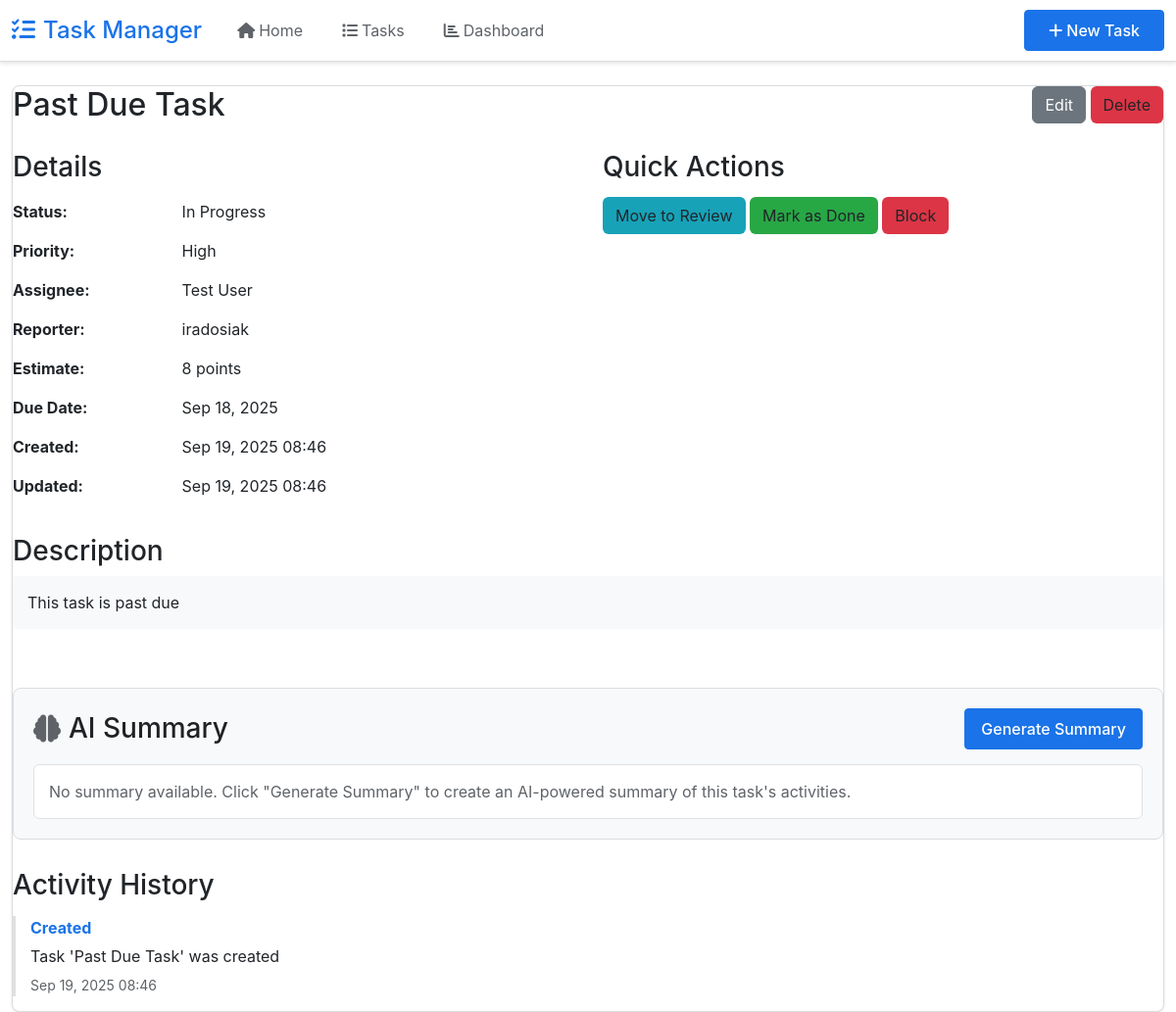
/tasks/16/, run on the app's committed database.
### tasks/models.py (models this page shows, shortened)
class Task(models.Model):
    STATUS_CHOICES = [
        ("todo", "To Do"),
        ("in_progress", "In Progress"),
        ("in_review", "In Review"),
        ("done", "Done"),
        ("blocked", "Blocked"),
    ]
    PRIORITY_CHOICES = [
        ("low", "Low"),
        ("medium", "Medium"),
        ("high", "High"),
        ("critical", "Critical"),
    ]
    title = models.CharField(max_length=200)
    description = models.TextField(blank=True)
    status = models.CharField(max_length=20, choices=STATUS_CHOICES, default="todo")
    priority = models.CharField(
        max_length=20, choices=PRIORITY_CHOICES, default="medium"
    )
    estimate = models.PositiveIntegerField(
        null=True, blank=True, help_text="Story points"
    )
    assignee = models.ForeignKey(
        User,
        on_delete=models.SET_NULL,
        null=True,
        blank=True,
        related_name="assigned_tasks",
    )
    reporter = models.ForeignKey(
        User, on_delete=models.CASCADE, related_name="reported_tasks"
    )
    created_at = models.DateTimeField(auto_now_add=True)
    updated_at = models.DateTimeField(auto_now=True)
    due_date = models.DateTimeField(null=True, blank=True)
    class Meta:
        ordering = ["-created_at"]

class TaskActivity(models.Model):
    ACTIVITY_TYPES = [
        ("created", "Created"),
        ("field_change", "Field Changed"),
        ("comment", "Comment Added"),
        ("deleted", "Deleted"),
    ]
    task = models.ForeignKey(Task, on_delete=models.CASCADE, related_name="activities")
    activity_type = models.CharField(max_length=20, choices=ACTIVITY_TYPES)
    description = models.TextField()
    user = models.ForeignKey(User, on_delete=models.SET_NULL, null=True, blank=True)
    timestamp = models.DateTimeField(auto_now_add=True)
    class Meta:
        ordering = ["-timestamp"]

### tasks/views.py (the view)
# urls.py: path("<int:pk>/", views.task_detail, name="task-detail"),
def task_detail(request, pk):
    task = get_object_or_404(Task.objects.prefetch_related("activities"), pk=pk)
    return render(request, "tasks/task_detail.html", {"task": task})

### templates/tasks/task_detail.html (shortened to what this page needs)
{% extends 'base.html' %}
{% block content %}
<div class="card">
    <div style="display: flex; justify-content: space-between; align-items: start; margin-bottom: 20px;">
        <h2>{{ task.title }}</h2>
        <div>
            <a href="{% url 'tasks:task-update' task.pk %}" class="btn btn-secondary">Edit</a>
            <a href="{% url 'tasks:task-delete' task.pk %}" class="btn" style="background: #dc3545;">Delete</a>
        </div>
    </div>
    <div style="display: grid; grid-template-columns: 1fr 1fr; gap: 30px; margin-bottom: 30px;">
        <div>
            <h3>Details</h3>
            <table style="width: 100%; border-collapse: collapse;">
                <tr><td style="padding: 8px 0; font-weight: bold; width: 30%;">Status:</td><td>{{ task.get_status_display }}</td></tr>
                <tr><td style="padding: 8px 0; font-weight: bold;">Priority:</td><td>{{ task.get_priority_display }}</td></tr>
                <tr><td style="padding: 8px 0; font-weight: bold;">Assignee:</td><td>{% if task.assignee %}{{ task.assignee.get_full_name|default:task.assignee.username }}{% else %}Unassigned{% endif %}</td></tr>
                <tr><td style="padding: 8px 0; font-weight: bold;">Reporter:</td><td>{{ task.reporter.get_full_name|default:task.reporter.username }}</td></tr>
                <tr><td style="padding: 8px 0; font-weight: bold;">Estimate:</td><td>{{ task.estimate|default:"Not set" }} points</td></tr>
                <tr><td style="padding: 8px 0; font-weight: bold;">Due Date:</td><td>{{ task.due_date|date:"M d, Y"|default:"Not set" }}</td></tr>
                <tr><td style="padding: 8px 0; font-weight: bold;">Created:</td><td>{{ task.created_at|date:"M d, Y H:i" }}</td></tr>
                <tr><td style="padding: 8px 0; font-weight: bold;">Updated:</td><td>{{ task.updated_at|date:"M d, Y H:i" }}</td></tr>
            </table>
        </div>
        <div>
            <h3>Quick Actions</h3>
            <form method="post" action="{% url 'tasks:task-quick-update' task.pk %}">
                {% if task.status == 'todo' %}
                    <button type="submit" name="status" value="in_progress" class="btn" style="background: #ffa500; margin: 5px 0;">Start Progress</button>
                {% elif task.status == 'in_progress' %}
                    <button type="submit" name="status" value="in_review" class="btn" style="background: #17a2b8; margin: 5px 0;">Move to Review</button>
                    <button type="submit" name="status" value="done" class="btn" style="background: #28a745; margin: 5px 0;">Mark as Done</button>
                    <button type="submit" name="status" value="blocked" class="btn" style="background: #dc3545; margin: 5px 0;">Block</button>
                {% elif task.status == 'in_review' %}
                    <button type="submit" name="status" value="done" class="btn" style="background: #28a745; margin: 5px 0;">Mark as Done</button>
                    <button type="submit" name="status" value="in_progress" class="btn" style="background: #ffa500; margin: 5px 0;">Back to Progress</button>
                {% elif task.status == 'blocked' %}
                    <button type="submit" name="status" value="in_progress" class="btn" style="background: #ffa500; margin: 5px 0;">Unblock</button>
                {% elif task.status == 'done' %}
                    <button type="submit" name="status" value="todo" class="btn btn-secondary" style="margin: 5px 0;">Reopen</button>
                {% endif %}
            </form>
        </div>
    </div>
    {% if task.description %}
    <div style="margin-bottom: 30px;">
        <h3>Description</h3>
        <div style="background: #f8f9fa; padding: 15px; border-radius: 4px; white-space: pre-wrap;">{{ task.description }}</div>
    </div>
    {% endif %}
    <div class="summary-section" style="margin: 30px 0; padding: 20px; background: #f8f9fa; border: 1px solid #dadce0; border-radius: 8px;">
        <div style="display: flex; justify-content: space-between; align-items: center; margin-bottom: 15px;">
            <h3 style="margin: 0; color: #202124; display: flex; align-items: center;">
                <i class="fas fa-brain" style="margin-right: 8px; color: #5f6368;"></i>
                AI Summary
            </h3>
            <div>
                <button id="generate-summary-btn" class="btn summary-btn-primary" style="background: #1a73e8; color: white; border: 1px solid #1a73e8; padding: 8px 16px; border-radius: 4px; cursor: pointer; transition: all 0.3s; font-weight: 500;">
                    <span id="btn-text">Generate Summary</span>
                </button>
            </div>
        </div>
        <div id="summary-content" style="background: white; padding: 15px; border-radius: 6px; border: 1px solid #e0e0e0;">
            <p id="summary-text" style="color: #5f6368; margin: 0; line-height: 1.5;">
                No summary available. Click "Generate Summary" to create an AI-powered summary of this task's activities.
            </p>
        </div>
    </div>
    <div>
        <h3>Activity History</h3>
        {% for activity in task.activities.all %}
        <div style="border-left: 3px solid #e0e0e0; padding-left: 15px; margin: 15px 0;">
            <div style="font-weight: bold; color: #1a73e8;">{{ activity.get_activity_type_display }}</div>
            <div style="margin: 5px 0;">{{ activity.description }}</div>
            <small style="color: #5f6368;">{{ activity.timestamp|date:"M d, Y H:i" }}{% if activity.user %} by {{ activity.user.username }}{% endif %}</small>
        </div>
        {% empty %}
        <p style="color: #5f6368;">No activity yet.</p>
        {% endfor %}
    </div>
</div>
{% endblock %}

### templates/base.html (style rules this page uses)
:root { --google-blue: #1a73e8; --google-blue-hover: #1557b0; --google-gray: #5f6368; --google-light-gray: #f8f9fa; --google-border: #dadce0; }
body { font-family: 'Google Sans', -apple-system, BlinkMacSystemFont, 'Segoe UI', Roboto, sans-serif; background-color: #ffffff; color: #202124; }
.card { border: 1px solid var(--google-border); border-radius: 8px; box-shadow: 0 1px 3px rgba(0,0,0,0.1); transition: box-shadow 0.2s ease; }

### templates/tasks/task_detail.html (style rules this page uses)
.summary-section { transition: all 0.3s ease; }
#summary-content { transition: all 0.3s ease; }
#summary-text { transition: color 0.3s ease; }

### data on the page
Task: title "Past Due Task", status "In Progress", priority "High", assignee.get_full_name "Test User", reporter.get_full_name "iradosiak", estimate "8", due_date "Sep 18, 2025", created_at "Sep 19, 2025 08:46", updated_at "Sep 19, 2025 08:46", description "This task is past due"
TaskActivity: activity_type "Created", description "Task 'Past Due Task' was created", timestamp "Sep 19, 2025 08:46"
